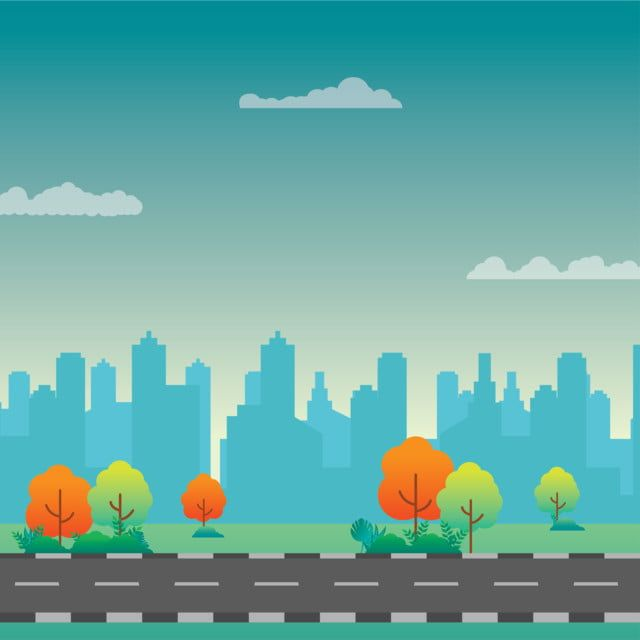
#> input picture Filter.jpg, 640 x 640 px
$ python Selective_Filtering.py
#> lines starting #> are read from the running program, lines starting #| are printed output that depends on the picture
#> further down, img is the input picture: shape (640, 640, 3); mean R, G, B 105.2, 169.8, 163.1
import numpy as np
import matplotlib.pyplot as plt
from scipy import ndimage

def selective_filtering(image, threshold):
    # Menerapkan filter Gaussian untuk menghaluskan citra
#> called with threshold = 0.1
    smoothed_image = ndimage.gaussian_filter(image, sigma=2)
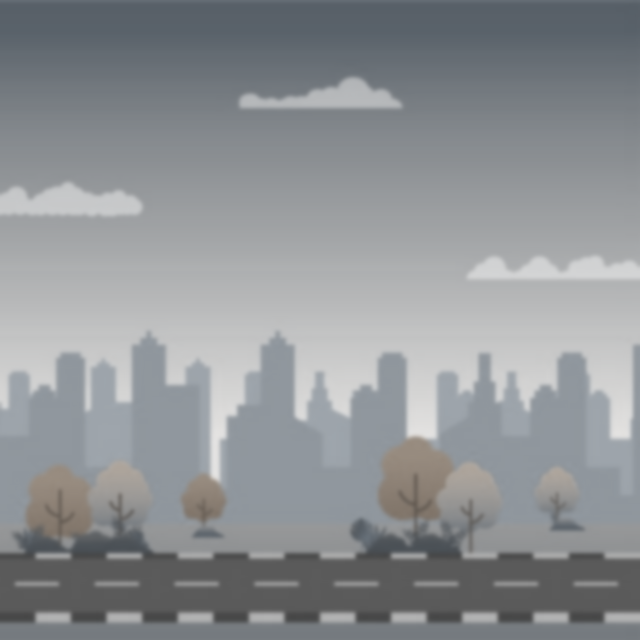
#> smoothed_image: shape (640, 640, 3); mean R, G, B 141.7, 145, 148.1
    # Menghitung citra highpass dengan mengurangi citra asli dengan citra yang telah difilter dengan Gaussian
    highpass_image = image - smoothed_image
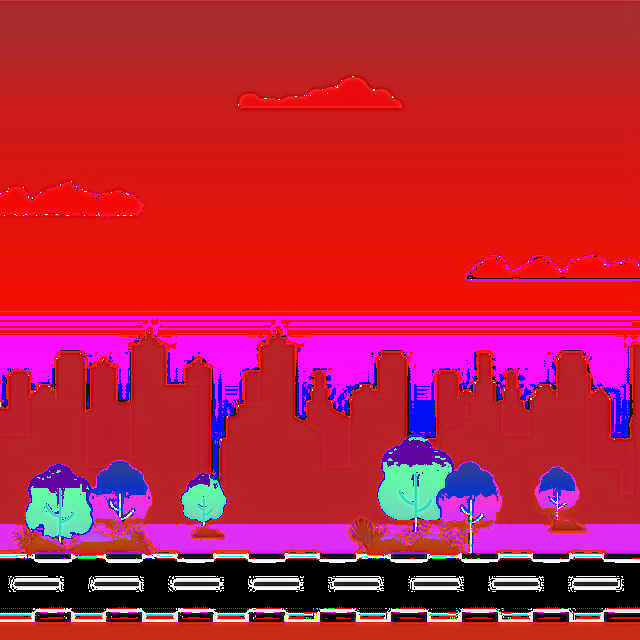
#> highpass_image: shape (640, 640, 3); mean R, G, B 186, 35.7, 61.3
    # Menghitung citra frekuensi rendah dan tinggi dengan menggunakan filter threshold
    low_freq = smoothed_image * (smoothed_image < threshold)
#> low_freq: shape (640, 640, 3); every value is 0
    high_freq = highpass_image * (smoothed_image >= threshold)
    # Mengambil citra hasil filter dengan menggabungkan citra frekuensi rendah dan tinggi
    filtered_image = low_freq + high_freq
    filtered_image = filtered_image / filtered_image.max()
    return filtered_image
img = plt.imread('Filter.jpg')
plt.figure(figsize=(5, 5))
plt.imshow(img, cmap='gray')
plt.title('Citra Asli')
plt.axis('off')
# Menerapkan selective filtering dengan threshold 0.1
threshold = 0.1
filtered_img = selective_filtering(img, threshold)
# Menampilkan citra hasil filter
plt.figure(figsize=(5, 5))
plt.imshow(filtered_img, cmap='gray')
plt.title('Citra Hasil Filter')
plt.axis('off')
plt.show()
